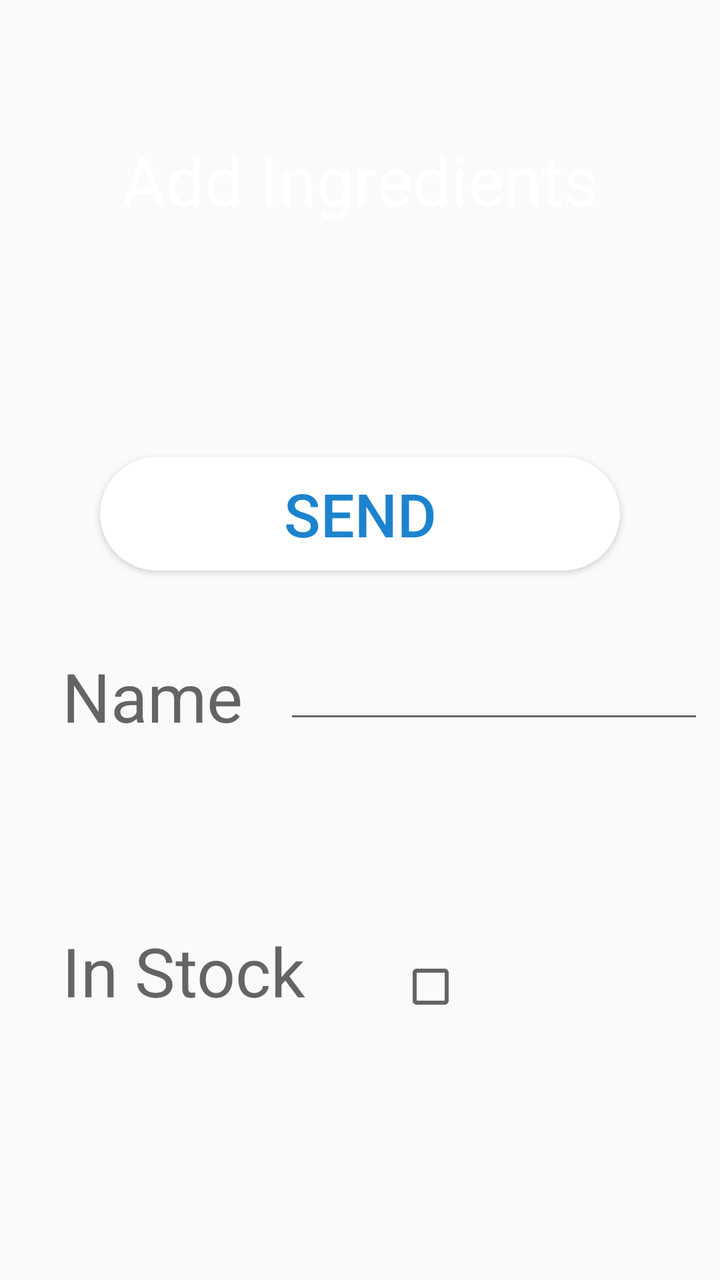
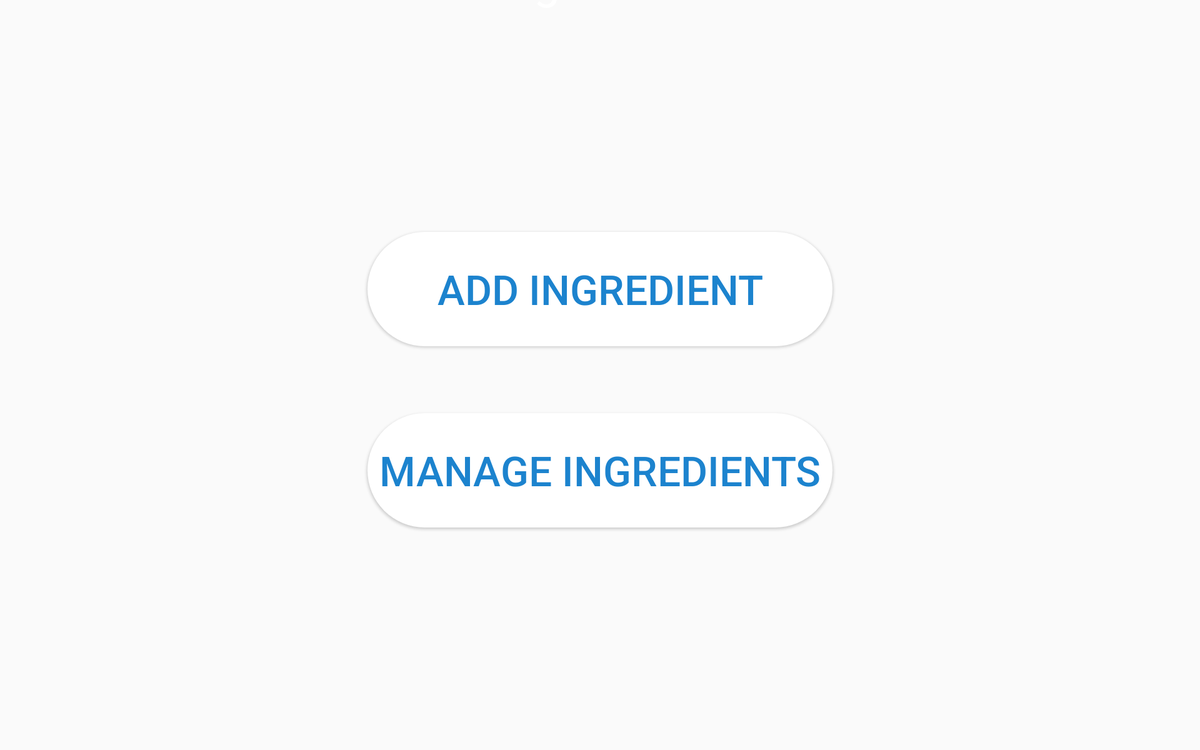

Two renders of one Android screen. The first uses the default layout on a phone; the second uses the alternative layout the repository ships for a different screen configuration, on a matching device. The two XML files are below.
<!-- AndroidManifest.xml: application theme AppTheme -->
<!-- res/layout/ingredient_fragment.xml -->
<?xml version="1.0" encoding="utf-8"?>
<android.support.constraint.ConstraintLayout xmlns:android="http://schemas.android.com/apk/res/android"
    xmlns:app="http://schemas.android.com/apk/res-auto"
    xmlns:tools="http://schemas.android.com/tools"
    android:layout_width="match_parent"
    android:layout_height="match_parent"
    android:background="@drawable/bg"
    android:orientation="vertical"
    android:weightSum="10"

    tools:layout_editor_absoluteY="25dp">

    <TextView
        android:id="@+id/textGrid2"
        android:layout_width="wrap_content"
        android:layout_height="wrap_content"
        android:layout_centerInParent="true"
        android:layout_marginBottom="116dp"
        android:layout_marginTop="76dp"
        android:text="Add Ingredients"
        android:textColor="@android:color/white"
        android:textSize="34sp"
        app:layout_constraintBottom_toTopOf="@+id/add_ingredient"
        app:layout_constraintEnd_toEndOf="parent"
        app:layout_constraintStart_toStartOf="parent"
        app:layout_constraintTop_toTopOf="parent" />

    <Button
        android:id="@+id/add_ingredient"
        android:layout_width="260dp"
        android:layout_height="57dp"
        android:layout_marginBottom="364dp"
        android:layout_marginEnd="69dp"
        android:layout_marginStart="69dp"
        android:background="@drawable/buttonshape"
        android:text="Send"
        android:textColor="#1C83CE"
        android:textSize="30sp"
        app:layout_constraintBottom_toBottomOf="parent"
        app:layout_constraintEnd_toEndOf="parent"
        app:layout_constraintStart_toStartOf="parent"
        app:layout_constraintTop_toBottomOf="@+id/textGrid2" />

    <TextView
        android:id="@+id/textView"
        android:layout_width="wrap_content"
        android:layout_height="wrap_content"
        android:layout_marginStart="31dp"
        android:text="Name"
        android:textAppearance="@style/TextAppearance.AppCompat.Display1"
        app:layout_constraintStart_toStartOf="parent"
        app:layout_constraintTop_toTopOf="@+id/editText" />

    <EditText
        android:id="@+id/editText"
        android:layout_width="wrap_content"
        android:layout_height="wrap_content"
        android:layout_marginEnd="8dp"
        android:layout_marginTop="40dp"
        android:ems="10"
        android:inputType="textPersonName"
        app:layout_constraintEnd_toEndOf="parent"
        app:layout_constraintTop_toBottomOf="@+id/add_ingredient" />

    <TextView
        android:id="@+id/textView2"
        android:layout_width="wrap_content"
        android:layout_height="wrap_content"
        android:layout_marginBottom="132dp"
        android:layout_marginStart="31dp"
        android:text="In Stock"
        android:textAppearance="@style/TextAppearance.AppCompat.Display1"
        app:layout_constraintBottom_toBottomOf="parent"
        app:layout_constraintStart_toStartOf="parent" />

    <CheckBox
        android:id="@+id/checkBox"
        android:layout_width="wrap_content"
        android:layout_height="wrap_content"
        android:layout_marginEnd="85dp"
        android:layout_marginStart="84dp"
        app:layout_constraintBaseline_toBaselineOf="@+id/textView2"
        app:layout_constraintEnd_toEndOf="@+id/add_ingredient"
        app:layout_constraintStart_toEndOf="@+id/textView" />


</android.support.constraint.ConstraintLayout>
<!-- resources referenced by this layout -->
<resources>
  <!-- drawable buttonshape (drawable) -->
  <?xml version="1.0" encoding="utf-8"?>
  <shape xmlns:android="http://schemas.android.com/apk/res/android" android:shape="rectangle" >
      <corners
          android:radius="100dp"
          />
      <gradient
          android:angle="45"
          android:centerX="23%"
          android:centerColor="#FFFFFF"
          android:startColor="#FFFFFF"
          android:endColor="#FFFFFF"
          android:type="linear"
          />
      <padding
          android:left="0dp"
          android:top="0dp"
          android:right="0dp"
          android:bottom="0dp"
          />
      <size
          android:width="270dp"
          android:height="60dp"
          />
  </shape>
  <style name="AppTheme" parent="Theme.AppCompat.Light.NoActionBar">
          
          <item name="colorPrimary">#0a75bf</item>
          <item name="colorPrimaryDark">#0a75bf</item>
          <item name="colorAccent">#0E81D1</item>
  
      </style>
</resources>
<!-- res/layout-xlarge/ingredient_fragment.xml (the author's variant of the layout above) -->
<!-- drawn on a large tablet held sideways -->
<?xml version="1.0" encoding="utf-8"?>
<android.support.constraint.ConstraintLayout xmlns:android="http://schemas.android.com/apk/res/android"
    xmlns:app="http://schemas.android.com/apk/res-auto"
    xmlns:tools="http://schemas.android.com/tools"
    android:id="@+id/ingredient_layout"
    android:layout_width="match_parent"
    android:layout_height="match_parent"
    android:background="@drawable/bg"
    android:orientation="vertical"

    android:weightSum="10"
    tools:layout_editor_absoluteY="25dp">

    <TextView
        android:id="@+id/textGrid"
        android:layout_width="wrap_content"
        android:layout_height="wrap_content"
        android:layout_centerInParent="true"
        android:layout_marginBottom="235dp"
        android:layout_marginTop="148dp"
        android:text="Ingredient"
        android:textColor="@android:color/white"
        android:textSize="50sp"
        app:layout_constraintBottom_toTopOf="@+id/addIngredient"
        app:layout_constraintEnd_toEndOf="parent"
        app:layout_constraintStart_toStartOf="parent"
        app:layout_constraintTop_toTopOf="parent" />

    <Button
        android:id="@+id/addIngredient"
        android:layout_width="496dp"
        android:layout_height="122dp"
        android:layout_marginBottom="71dp"
        android:background="@drawable/buttonshape"
        android:text="Add Ingredient"
        android:textColor="#1C83CE"
        android:textSize="44sp"
        app:layout_constraintBottom_toTopOf="@+id/manageIngredients"
        app:layout_constraintEnd_toEndOf="parent"
        app:layout_constraintStart_toStartOf="parent"
        app:layout_constraintTop_toBottomOf="@+id/textGrid" />

    <Button
        android:id="@+id/manageIngredients"
        android:layout_width="496dp"
        android:layout_height="122dp"
        android:layout_marginBottom="441dp"
        android:background="@drawable/buttonshape"
        android:text="Manage Ingredients"
        android:textColor="#1C83CE"
        android:textSize="44sp"
        app:layout_constraintBottom_toBottomOf="parent"
        app:layout_constraintEnd_toEndOf="parent"
        app:layout_constraintStart_toStartOf="parent"
        app:layout_constraintTop_toBottomOf="@+id/addIngredient" />


</android.support.constraint.ConstraintLayout>
